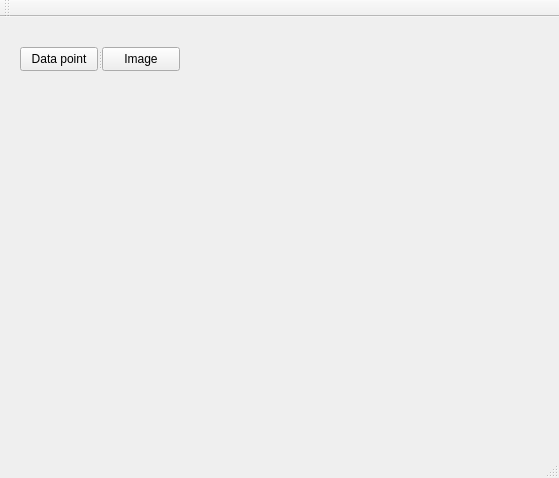
<?xml version="1.0" encoding="UTF-8"?>
<ui version="4.0">
 <class>MainWindow</class>
 <widget class="QMainWindow" name="MainWindow">
  <property name="geometry">
   <rect>
    <x>0</x>
    <y>0</y>
    <width>559</width>
    <height>478</height>
   </rect>
  </property>
  <property name="windowTitle">
   <string>MainWindow</string>
  </property>
  <widget class="QWidget" name="centralWidget">
   <widget class="QSplitter" name="splitter">
    <property name="geometry">
     <rect>
      <x>20</x>
      <y>30</y>
      <width>160</width>
      <height>24</height>
     </rect>
    </property>
    <property name="orientation">
     <enum>Qt::Horizontal</enum>
    </property>
    <widget class="QPushButton" name="pushButton">
     <property name="text">
      <string>Data point</string>
     </property>
    </widget>
    <widget class="QPushButton" name="pushButton_2">
     <property name="text">
      <string>Image</string>
     </property>
    </widget>
   </widget>
  </widget>
  <widget class="QMenuBar" name="menuBar">
   <property name="geometry">
    <rect>
     <x>0</x>
     <y>0</y>
     <width>559</width>
     <height>24</height>
    </rect>
   </property>
  </widget>
  <widget class="QToolBar" name="mainToolBar">
   <attribute name="toolBarArea">
    <enum>TopToolBarArea</enum>
   </attribute>
   <attribute name="toolBarBreak">
    <bool>false</bool>
   </attribute>
  </widget>
  <widget class="QStatusBar" name="statusBar"/>
 </widget>
 <layoutdefault spacing="6" margin="11"/>
 <resources/>
 <connections/>
</ui>
